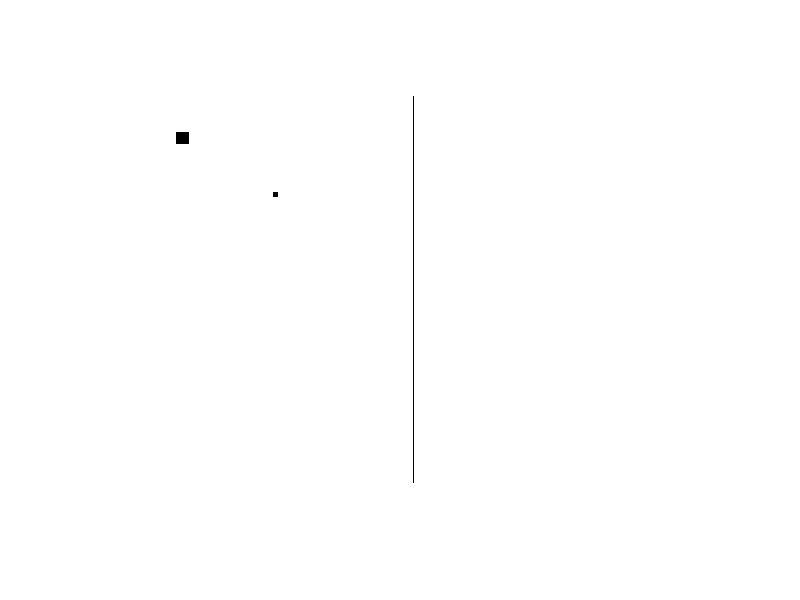

The MATLAB source for this figure: (Note: this script raises an error after producing the figure.)
% =========================================================================
% ShowOutlineToDLiDMD.m (Inverted Mode)
% 
% Purpose: Generates a calibration pattern with an inverted (white background)
% display, featuring dual-line crosshairs and reference markers for 
% precision SLM/DMD alignment.
% =========================================================================

%% 1. Define DMD Dimensions
Width  = 2560; 
Height = 1600;
Image  = zeros(Height, Width, 'uint8');

%% 2. Matrix Geometry for Outline
centerY = Height/2 + 1; % "C" reference
centerX = Width/2 + 1;  % "D" reference

% Define specific column margins
StartCol = 288;
EndCol   = Width - StartCol + 1;

%% 3. Generate Pattern Features (Black on White logic)
% --- Boundary Box ---
Image(1, StartCol:EndCol)      = 255;
Image(Height, StartCol:EndCol) = 255;
Image(:, StartCol)             = 255;
Image(:, Width - StartCol)     = 255;

% --- Dual-Line Horizontal Crosshair ---
Image(round(centerY - 3), StartCol:EndCol) = 255;
Image(round(centerY + 2), StartCol:EndCol) = 255;

% --- Dual-Line Vertical Crosshair ---
Image(:, round(centerX - 3)) = 255;
Image(:, round(centerX + 3)) = 255;

% --- Reference Markers ---
Image(150:200, 300:350) = 255; % Orientation Block
Image(400:420, 700:720) = 255; % Rotation Reference Dot

%% 4. Invert and Display
% Inverting to create black lines on a white background
Im = 255 - Image;

FigureForShow = figure('Name', 'OutlinePattern', 'Color', 'w', ...
                       'Units', 'pixels', 'MenuBar', 'none', ...
                       'NumberTitle', 'off', 'Colormap', gray);

hAxes = subplot(1, 1, 1);
imshow(Im, 'Parent', hAxes, 'Border', 'loose');

% Enforce 1:1 pixel mapping
[imgHeight, imgWidth] = size(Image);
truesize(FigureForShow, [imgHeight, imgWidth]);

%% 5. Coordinate Mapping (Second Monitor)
% Retrieve current figure size
pos = get(FigureForShow, 'Position');
WidthOfFig  = pos(3);
HeightOfFig = pos(4);

% Get monitor info and apply lab-specific offsets
[Monitor2PosX, Monitor2PosY, ~, ~] = secondMonitorInfo;
targetX = Monitor2PosX - 371; 
targetY = Monitor2PosY - 181; 

% Shift window to the DMD display
set(FigureForShow, 'Position', [targetX, targetY, WidthOfFig, HeightOfFig]);

%% 6. Workspace Cleanup
clear centerX centerY StartCol EndCol Width Height WidthOfFig HeightOfFig pos targetX targetY imgHeight imgWidth hAxes;
